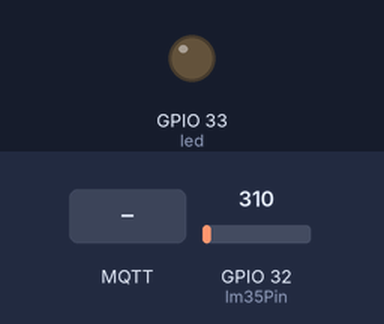
This program was run on a simulated ESP32. On the bench: output pins drawn as LEDs (lit = HIGH). The inputs (shaded band) are chosen by the test bench; at power-on: GPIO 32 (lm35Pin) = 310. WiFi joins after 1.5 s; servers stay silent unless stated; no MQTT or app messages arrive unless stated; what the program prints to the serial monitor is not drawn.

Above: at 2.7 s.
2.8 s: MQTT message "encender" arrives on the first subscribed topic
At 4.2 s:
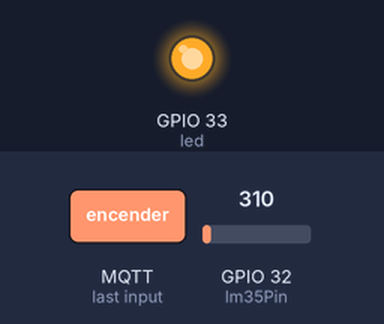
4.5 s: MQTT message "apagar" arrives on the first subscribed topic
At 5.0 s:
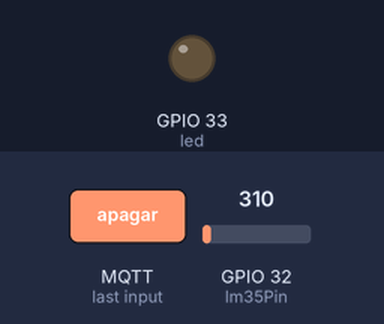
Timing chart, 0 to 7.5 s (numbered marks = the images above; inputs shaded):
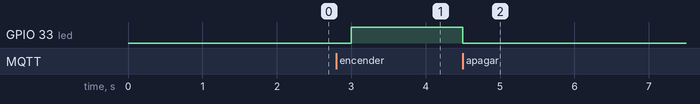

The program:

main.cpp
```cpp
#include <WiFi.h>
#include <PubSubClient.h>
#include <LM35.h>

#define lm35Pin 32
#define led 33

LM35 temp(lm35Pin);

const char *ssid = "IoT-B19";
const char *password = "lcontrol2020*";
const char *mqtt_server = "192.168.100.110"; // IP de tu PC (broker)
const int mqtt_port = 1883;

WiFiClient espClient;
PubSubClient client(espClient);

void setup_wifi()
{
  WiFi.begin(ssid, password);
  while (WiFi.status() != WL_CONNECTED)
  {
    delay(500);
    Serial.print(".");
  }
  Serial.println("WiFi conectado");
}

void reconnect()
{
  while (!client.connected())
  {
    if (client.connect("aasdasdsdfdafgqerf"))
    {
      Serial.println("Conectado a MQTT");
    }
    else
    {
      Serial.print("Error MQTT: ");
      Serial.print(client.state());
      delay(2000);
    }
  }
}

void callback(char *topic, byte *payload, unsigned int length)
{
  Serial.print("Mensaje recibido en el tema: ");
  Serial.println(topic);

  String msg;
  for (unsigned int i = 0; i < length; i++)
  {
    msg += (char)payload[i];
  }

  Serial.print("Mensaje: ");
  Serial.println(msg);

  if (msg == "encender")
  {
    digitalWrite(led, HIGH);
    Serial.println("LED encendido");
  }
  else if (msg == "apagar")
  {
    digitalWrite(led, LOW);
    Serial.println("LED apagado");
  }
}

void setup()
{
  Serial.begin(9600);
  pinMode(led, OUTPUT);

  setup_wifi();
  client.setServer(mqtt_server, mqtt_port);
  client.setCallback(callback);
}

void loop()
{
  if (!client.connected())
  {
    reconnect();
  }
  client.loop();

  // Enviar un mensaje cada 5 segundos
  static unsigned long lastSend = 0;
  if (millis() - lastSend > 3000)
  {

    int lectura = analogRead(lm35Pin);

    // Conversión para ADC de 12 bits (0–4095) y 3.3V referencia
    float voltaje = lectura * (5 / 4095.0);

    // LM35 da 10 mV por grado Celsius → 0.01 V/°C
    float temperaturaC = voltaje / 0.01;

    Serial.println(temperaturaC);
    char payload[10];
    dtostrf(temperaturaC, 6, 2, payload);
    client.publish("temperatura", payload);
    client.subscribe("led");
    lastSend = millis();
  }
}
```

Measured:
- after the input at 2.8 s, GPIO 33 (led): LOW → HIGH after 0.20 s
- after the input at 4.5 s, GPIO 33 (led): HIGH → LOW at once
